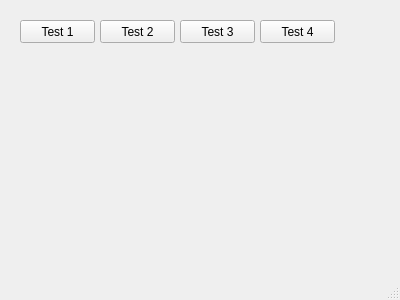
<?xml version="1.0" encoding="UTF-8"?>
<ui version="4.0">
 <class>MainWindow</class>
 <widget class="QMainWindow" name="MainWindow">
  <property name="geometry">
   <rect>
    <x>0</x>
    <y>0</y>
    <width>400</width>
    <height>300</height>
   </rect>
  </property>
  <property name="windowTitle">
   <string>MainWindow</string>
  </property>
  <widget class="QWidget" name="centralWidget">
   <widget class="QPushButton" name="test_1_btn">
    <property name="geometry">
     <rect>
      <x>20</x>
      <y>20</y>
      <width>75</width>
      <height>23</height>
     </rect>
    </property>
    <property name="text">
     <string>Test 1</string>
    </property>
   </widget>
   <widget class="QPushButton" name="test_2_btn">
    <property name="geometry">
     <rect>
      <x>100</x>
      <y>20</y>
      <width>75</width>
      <height>23</height>
     </rect>
    </property>
    <property name="text">
     <string>Test 2</string>
    </property>
   </widget>
   <widget class="QPushButton" name="test_3_btn">
    <property name="geometry">
     <rect>
      <x>180</x>
      <y>20</y>
      <width>75</width>
      <height>23</height>
     </rect>
    </property>
    <property name="text">
     <string>Test 3</string>
    </property>
   </widget>
   <widget class="QPushButton" name="test_4_btn">
    <property name="geometry">
     <rect>
      <x>260</x>
      <y>20</y>
      <width>75</width>
      <height>23</height>
     </rect>
    </property>
    <property name="text">
     <string>Test 4</string>
    </property>
   </widget>
  </widget>
  <widget class="QStatusBar" name="statusBar"/>
 </widget>
 <layoutdefault spacing="6" margin="11"/>
 <resources/>
 <connections/>
</ui>
